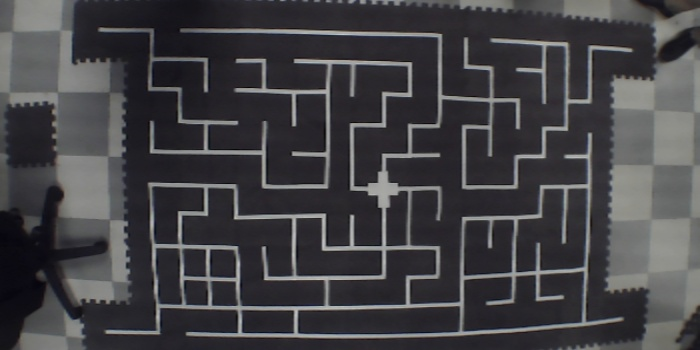
#> input picture resized.jpg, 700 x 350 px
$ python Videodetectline3.py   (older library calls are emulated)
#> lines starting #> are read from the running program, lines starting #| are printed output that depends on the picture; after the words box and inside, x2 and y2 are one past the last pixel; in counts of white or black regions, pixels touching at a corner belong together
import sys
import math
import cv2 as cv
import numpy as np
import matplotlib.image as mpimg
import matplotlib.pyplot as plt
from numpy import asarray
import PIL
from PIL import Image

def main(argv):

    default_file = 'resized.jpg'
    #filename = argv[0] if len(argv) > 0 else default_file
    # Loads an image
    src = cv.imread(default_file, cv.IMREAD_GRAYSCALE)
#> src: shape (350, 700); min 6, max 200, mean 66.4
    # Check if image is loaded fine
    if src is None:
        print ('Error opening image!')
        print ('Usage: hough_lines.py [image_name -- default ' + default_file + '] \n')
        return -1


    dst = cv.Canny(src, 200, 500, None, 3)
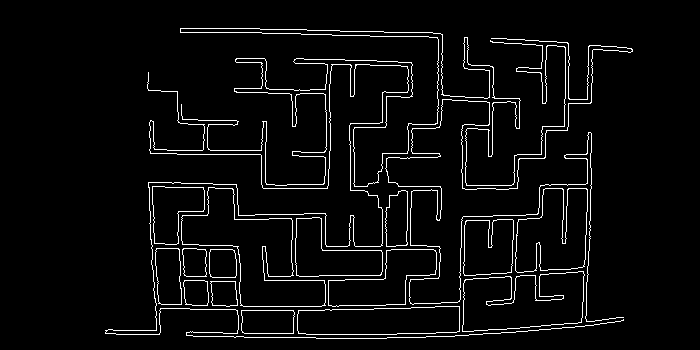
#> dst: shape (350, 700); 4.5% white in thin lines or dots, all inside (x1, y1, x2, y2) = (105, 28, 633, 339)
    pixels = dst
    imagetodraw= np.array(pixels)
    imagetosave = Image.fromarray(imagetodraw.astype(np.uint8))
    imagetosave.save('test2.png', 'png')

    dil = cv.imread('test2.png', 0)
    kernel = np.ones((5,5),np.uint8)
    erosion = cv.dilate(dil,kernel,iterations = 1)
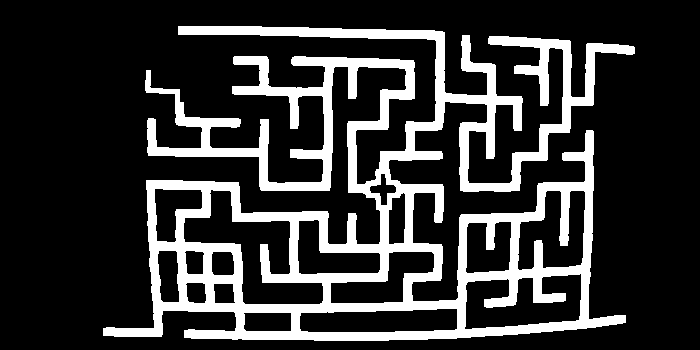
#> erosion: shape (350, 700); 20.4% white; 1 white region, box (x1, y1, x2, y2) and area: (103, 26, 635, 341) 50049
    #cv.imshow("erosion", erosion)


    pixel = erosion
    imagetodraw= np.array(pixel)
    imagetosave = Image.fromarray(imagetodraw.astype(np.uint8))
    imagetosave.save('test_thicc2.png', 'png')


    basewidth = 300
    blur = Image.open('test_thicc2.png')
    wpercent = (basewidth / float(blur.size[0]))
#> wpercent = 0.429
    hsize = int((float(blur.size[1]) * float(wpercent)))
#> hsize = 150
    blur = blur.resize((basewidth, hsize), Image.ANTIALIAS)
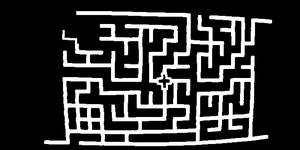
#> blur: PIL image 300x150 L; min 0, max 255, mean 52.1
    blur.save('resized_image2.jpg')


    # Copy edges to the images that will display the results in BGR
    #
    cdst = cv.cvtColor(dst, cv.COLOR_GRAY2BGR)
    cdstP = np.copy(cdst)


    return 0

if __name__ == "__main__":
    main(sys.argv[1:])

$ run again, with Newmaze_0.png saved as resized.jpg
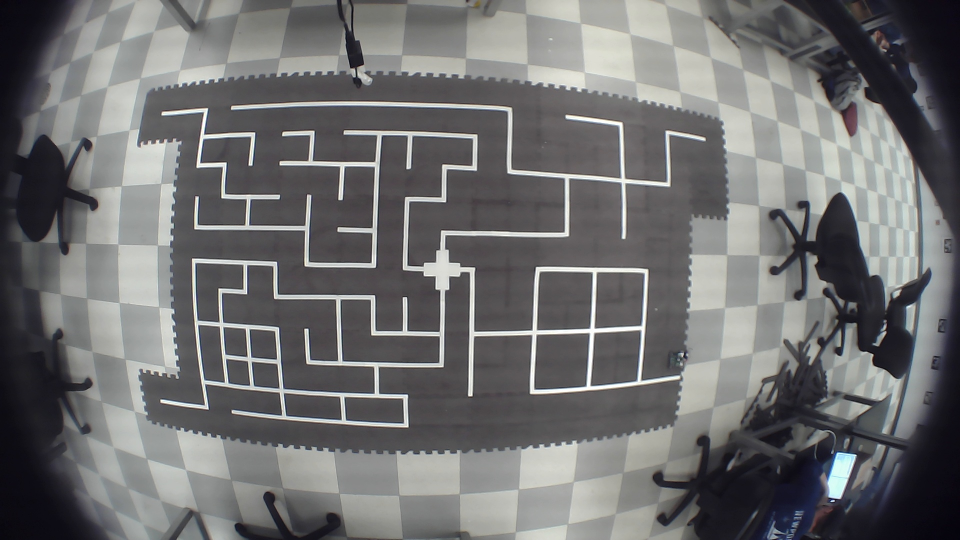
#> input picture Newmaze_0.png, 1920 x 1080 px (shown at 1/2 size)
#> in main, `dst = cv.Canny(src, 200, 500, None, 3)`:
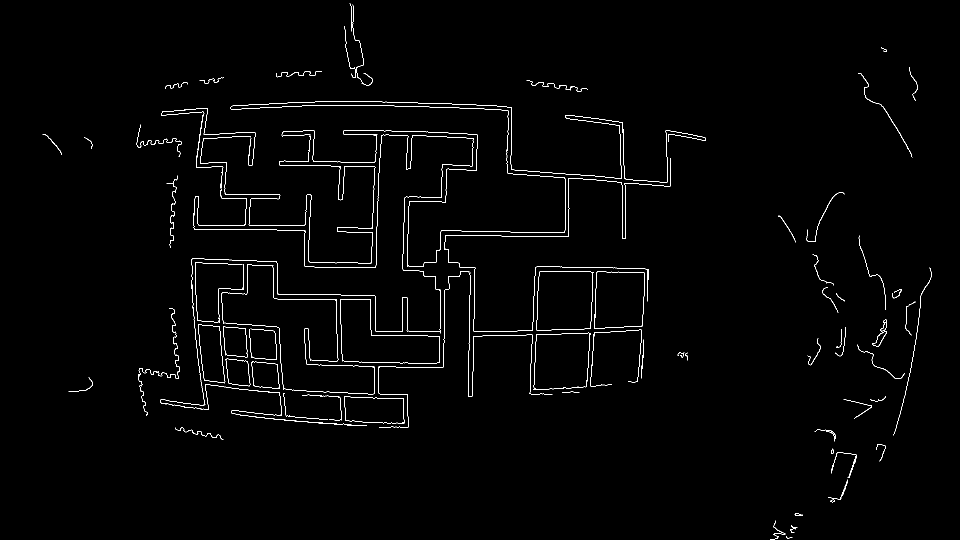
#> dst: shape (1080, 1920) (shown at 1/2 size); 1.2% white in thin lines or dots
#> erosion: shape (1080, 1920); 6.3% white; 53 white regions, largest, box (x1, y1, x2, y2) and area: (319, 200, 1414, 853) 58492, (887, 314, 1344, 666) 8472, (441, 527, 752, 791) 7013
#> in main, `blur = blur.resize((basewidth, hsize), Image.ANTIALIAS)`:
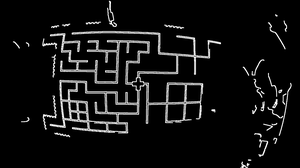
#> blur: PIL image 300x168 L; min 0, max 255, mean 16.9
#> cdst: shape (1080, 1920, 3); 1.2% white in thin lines or dots

$ run again, with image.png saved as resized.jpg
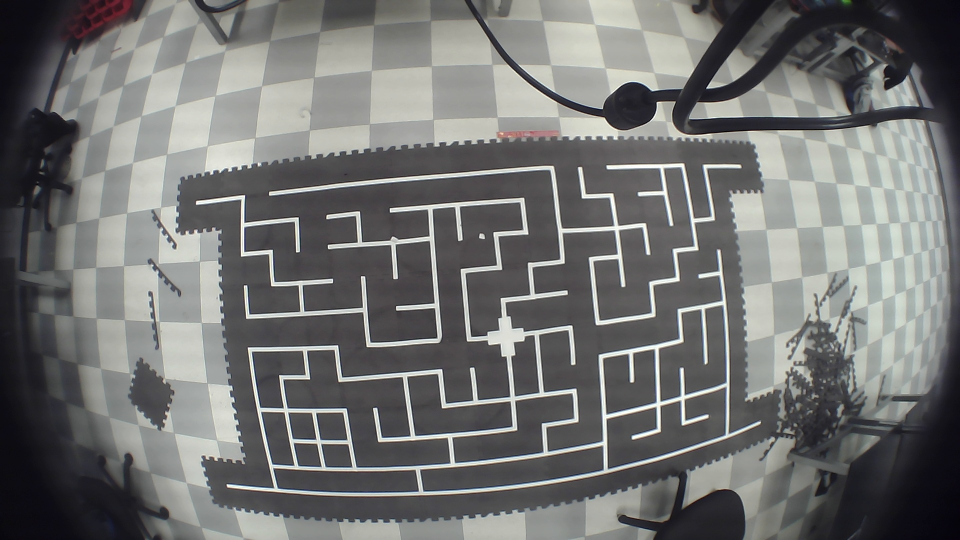
#> input picture image.png, 1920 x 1080 px (shown at 1/2 size)
#> in main, `dst = cv.Canny(src, 200, 500, None, 3)`:
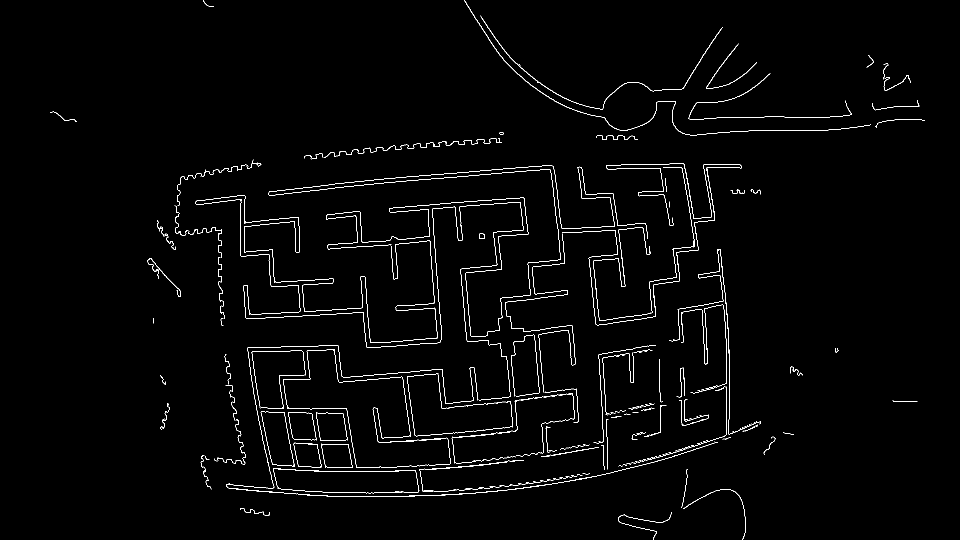
#> dst: shape (1080, 1920) (shown at 1/2 size); 1.5% white in thin lines or dots
#> erosion: shape (1080, 1920); 8.1% white; 49 white regions, largest, box (x1, y1, x2, y2) and area: (389, 324, 1524, 995) 102634, (564, 697, 904, 938) 7378, (927, 0, 1744, 273) 6106
#> in main, `blur = blur.resize((basewidth, hsize), Image.ANTIALIAS)`:
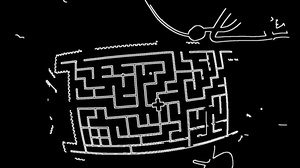
#> blur: PIL image 300x168 L; min 0, max 255, mean 21.8
#> cdst: shape (1080, 1920, 3); 1.5% white in thin lines or dots
